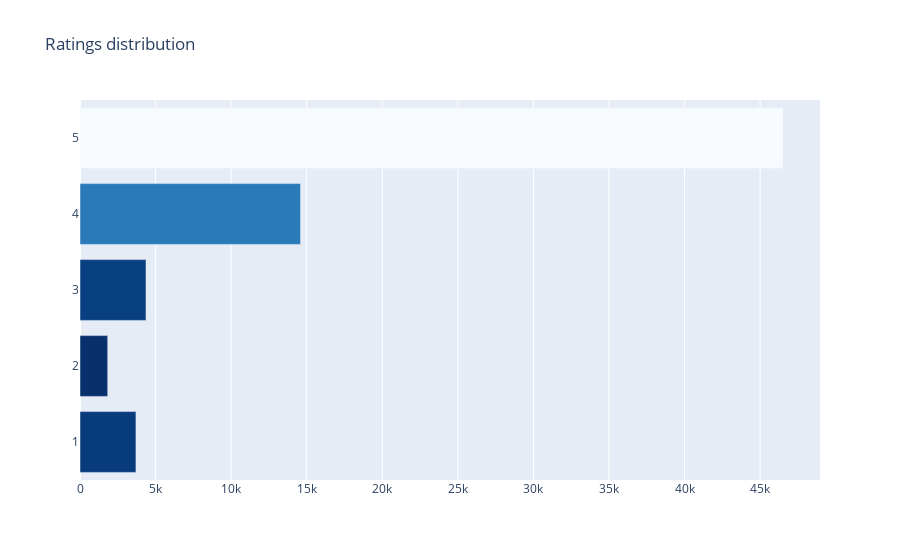

The code cell stored with this chart in its notebook:
### Markdown cell above
## What is the maximum no. of ratings that people gave?

### Code cell
cnt_srs = df['reviews.rating'].value_counts().head()
trace = go.Bar(
    y=cnt_srs.index[::-1],
    x=cnt_srs.values[::-1],
    orientation = 'h',
    marker=dict(
        color=cnt_srs.values[::-1],
        colorscale = 'Blues',
        reversescale = True
    ),
)

layout = dict(
    title='Ratings distribution',
    )
data = [trace]
fig = go.Figure(data=data, layout=layout)
py.iplot(fig, filename="Ratings")

### Figure 1 — Plotly figure (JSON) as saved in the notebook; plotly's stock layout.template omitted (floating-point values rounded to 4 significant figures)
{"data": [{"marker": {"color": [1832, 3701, 4367, 14592, 46516], "colorscale": [[0, "rgb(247,251,255)"], [0.125, "rgb(222,235,247)"], [0.25, "rgb(198,219,239)"], [0.375, "rgb(158,202,225)"], [0.5, "rgb(107,174,214)"], [0.625, "rgb(66,146,198)"], [0.75, "rgb(33,113,181)"], [0.875, "rgb(8,81,156)"], [1, "rgb(8,48,107)"]], "reversescale": true}, "orientation": "h", "type": "bar", "x": [1832, 3701, 4367, 14592, 46516], "y": [2, 1, 3, 4, 5]}], "layout": {"title": {"text": "Ratings distribution"}}}
